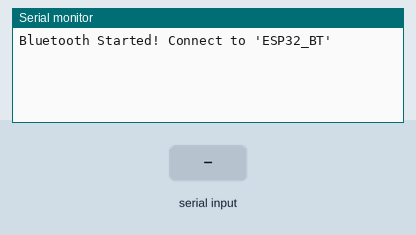
Recording of a sketch running on a simulated ESP32. Parts: the last lines printed to the serial monitor. Inputs (shaded band) come from the test bench. Nothing arrives over Bluetooth unless stated.

Above: at 1.2 s.
1.3 s: "1\n" received over Serial
At 2.2 s:
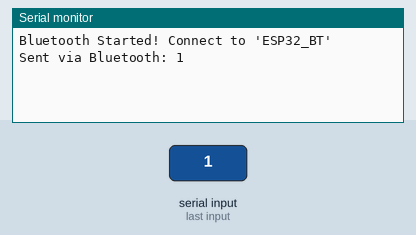
2.8 s: "1\n" received over the second serial link
At 3.4 s:
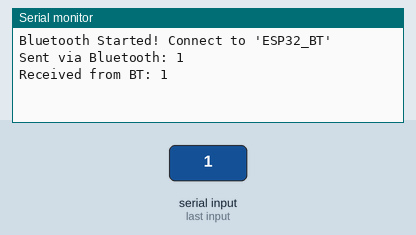
4.3 s: "0\n" received over Serial
At 5.5 s:
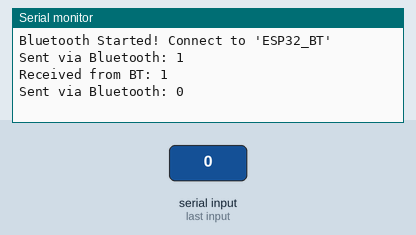
5.8 s: "0\n" received over the second serial link
At 6.9 s:
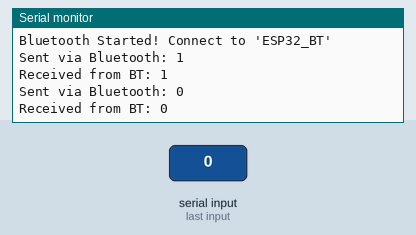

The sketch:

bluetooth_starter_code.ino
```cpp
#include "BluetoothSerial.h"

BluetoothSerial SerialBT;

void setup() {
  Serial.begin(115200);
  SerialBT.begin("ESP32_BT");
  Serial.println("Bluetooth Started! Connect to 'ESP32_BT'");
}

void loop() {
  if (Serial.available()) {
    String input = Serial.readStringUntil('\n');

    SerialBT.println(input);

    Serial.print("Sent via Bluetooth: ");
    Serial.println(input);
  }

  if (SerialBT.available()) {
    String btInput = SerialBT.readStringUntil('\n');
    Serial.print("Received from BT: ");
    Serial.println(btInput);
  }
}
```

Measured:
- after the input at 1.3 s, the serial monitor: prints a new line at once (image 1)
- after the input at 2.8 s, the serial monitor: prints a new line at once (image 2)
- after the input at 4.3 s, the serial monitor: prints a new line at once (image 3)
- after the input at 5.8 s, the serial monitor: prints a new line at once (image 4)
